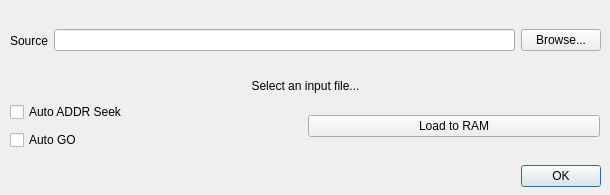
<?xml version="1.0" encoding="UTF-8"?>
<ui version="4.0">
 <class>CodeDrop</class>
 <widget class="QDialog" name="CodeDrop">
  <property name="enabled">
   <bool>true</bool>
  </property>
  <property name="geometry">
   <rect>
    <x>0</x>
    <y>0</y>
    <width>610</width>
    <height>195</height>
   </rect>
  </property>
  <property name="windowTitle">
   <string>Code Drop</string>
  </property>
  <widget class="QDialogButtonBox" name="buttonBox">
   <property name="geometry">
    <rect>
     <x>260</x>
     <y>160</y>
     <width>341</width>
     <height>32</height>
    </rect>
   </property>
   <property name="orientation">
    <enum>Qt::Horizontal</enum>
   </property>
   <property name="standardButtons">
    <set>QDialogButtonBox::Ok</set>
   </property>
   <property name="centerButtons">
    <bool>false</bool>
   </property>
  </widget>
  <widget class="QWidget" name="horizontalLayoutWidget_2">
   <property name="geometry">
    <rect>
     <x>10</x>
     <y>10</y>
     <width>591</width>
     <height>61</height>
    </rect>
   </property>
   <layout class="QHBoxLayout" name="horizontalLayout_2">
    <item>
     <widget class="QLabel" name="label">
      <property name="text">
       <string>Source</string>
      </property>
     </widget>
    </item>
    <item>
     <widget class="QLineEdit" name="SelectedFilepath"/>
    </item>
    <item>
     <widget class="QPushButton" name="BrowseFiles">
      <property name="text">
       <string>Browse...</string>
      </property>
     </widget>
    </item>
   </layout>
  </widget>
  <widget class="QWidget" name="horizontalLayoutWidget_3">
   <property name="geometry">
    <rect>
     <x>10</x>
     <y>100</y>
     <width>590</width>
     <height>53</height>
    </rect>
   </property>
   <layout class="QHBoxLayout" name="horizontalLayout_3">
    <item>
     <layout class="QVBoxLayout" name="verticalLayout">
      <item>
       <widget class="QCheckBox" name="AutoPC">
        <property name="text">
         <string>Auto ADDR Seek</string>
        </property>
       </widget>
      </item>
      <item>
       <widget class="QCheckBox" name="AutoRun">
        <property name="text">
         <string>Auto GO</string>
        </property>
       </widget>
      </item>
     </layout>
    </item>
    <item>
     <widget class="QPushButton" name="LoadToRAM">
      <property name="text">
       <string>Load to RAM</string>
      </property>
     </widget>
    </item>
   </layout>
  </widget>
  <widget class="QWidget" name="horizontalLayoutWidget">
   <property name="geometry">
    <rect>
     <x>10</x>
     <y>70</y>
     <width>591</width>
     <height>31</height>
    </rect>
   </property>
   <layout class="QHBoxLayout" name="horizontalLayout">
    <item>
     <widget class="QLabel" name="StatusText">
      <property name="text">
       <string>Select an input file...</string>
      </property>
      <property name="alignment">
       <set>Qt::AlignCenter</set>
      </property>
     </widget>
    </item>
   </layout>
  </widget>
 </widget>
 <resources/>
 <connections>
  <connection>
   <sender>buttonBox</sender>
   <signal>rejected()</signal>
   <receiver>CodeDrop</receiver>
   <slot>reject()</slot>
   <hints>
    <hint type="sourcelabel">
     <x>316</x>
     <y>260</y>
    </hint>
    <hint type="destinationlabel">
     <x>286</x>
     <y>274</y>
    </hint>
   </hints>
  </connection>
  <connection>
   <sender>buttonBox</sender>
   <signal>accepted()</signal>
   <receiver>CodeDrop</receiver>
   <slot>accept()</slot>
   <hints>
    <hint type="sourcelabel">
     <x>248</x>
     <y>254</y>
    </hint>
    <hint type="destinationlabel">
     <x>157</x>
     <y>274</y>
    </hint>
   </hints>
  </connection>
 </connections>
</ui>
